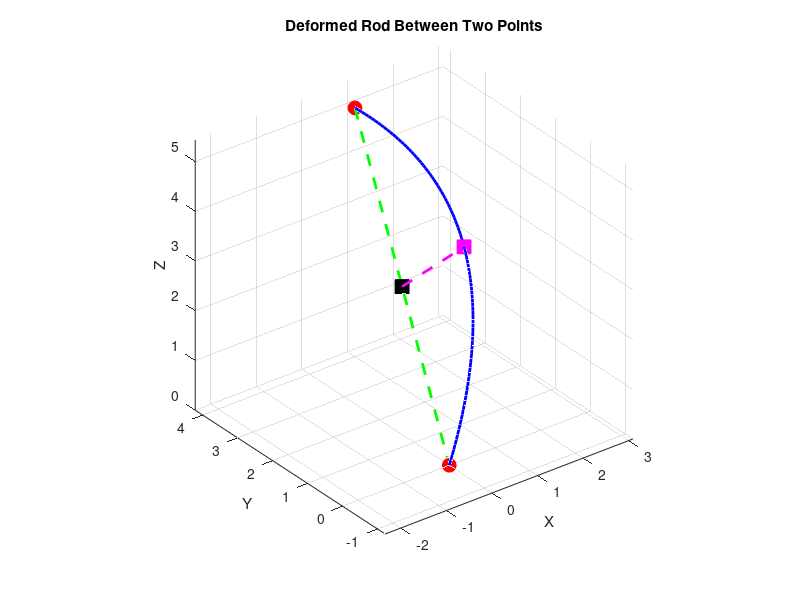

Source code (MATLAB):
clear all;
close all; 
clc;

% Define the points and rod length
point1 = [1, 4, 5];
point2 = [0, 0, 0];
rod_length = 10; % Replace this with the actual length of your rod

% Calculate the distance between the two points
d = norm(point2 - point1);

% Check if the rod can be bent to fit between the two points
if rod_length < d
    error('The rod is too short to fit between the points.');
end

% Initialize the height of the peak deformation (sagitta)
h = (rod_length^2 - d^2) / (2 * rod_length);  % Initial guess

% The vector from point1 to point2
vec = point2 - point1;

% Find a vector that is perpendicular to vec and has a positive z component
perp_vec = cross(cross(vec, [0 0 1]), vec);
perp_vec = perp_vec / norm(perp_vec);  % Normalize the perpendicular vector

% Ensure the deformation is upwards by checking the z-component
if perp_vec(3) < 0
    perp_vec = -perp_vec;
end

% Define tolerance and initialize error
tolerance = 1e-5;
error = inf;

% Iterative approach to adjust 'h'
while error > tolerance
    % Create the parameter t for interpolation
    t = linspace(0, 1, 100);

    % Initialize the arc points
    arc_points = zeros(3, length(t));

    % Calculate the arc points
    for i = 1:length(t)
        % Interpolate linearly between the two points
        arc_points(:, i) = point1' * (1 - t(i)) + point2' * t(i);
        
        % Add the deformation in the direction perpendicular to the straight line
        arc_points(:, i) = arc_points(:, i) + (4 * h * (t(i) - t(i)^2)) * perp_vec';
    end

    % Initialize the length of the deformed rod
    deformed_rod_length = 0;

    % Calculate the length of the deformed rod
    for i = 2:length(t)
        % Calculate the distance between consecutive points
        segment_length = norm(arc_points(:, i) - arc_points(:, i - 1));
        % Add the segment length to the total length
        deformed_rod_length = deformed_rod_length + segment_length;
    end
    
    % Update the error
    error = abs(rod_length - deformed_rod_length);
    
    % Adjust 'h' based on the error
    if deformed_rod_length > rod_length
        h = h * (1 - error / deformed_rod_length);
    else
        h = h * (1 + error / rod_length);
    end
end

% Calculate the midpoint of the line connecting the two points
midpoint = (point1 + point2) / 2;

% Plot the deformed rod
plot3(arc_points(1, :), arc_points(2, :), arc_points(3, :), 'b-', 'LineWidth', 2);
hold on;

% Plot the points (endpoints)
plot3(point1(1), point1(2), point1(3), 'ro', 'MarkerSize', 10, 'MarkerFaceColor', 'r');
plot3(point2(1), point2(2), point2(3), 'ro', 'MarkerSize', 10, 'MarkerFaceColor', 'r');

% Plot the straight line between the two points
plot3([point1(1), point2(1)], [point1(2), point2(2)], [point1(3), point2(3)], 'g--', 'LineWidth', 2);

% Plot the midpoint
plot3(midpoint(1), midpoint(2), midpoint(3), 'ks', 'MarkerSize', 10, 'MarkerFaceColor', 'k');

% Plot the deformed midpoint
deformed_midpoint = midpoint + h * perp_vec;
plot3(deformed_midpoint(1), deformed_midpoint(2), deformed_midpoint(3), 'ms', 'MarkerSize', 10, 'MarkerFaceColor', 'm');

% Plot the perpendicular line
plot3([midpoint(1), deformed_midpoint(1)], [midpoint(2), deformed_midpoint(2)], [midpoint(3), deformed_midpoint(3)], 'm--', 'LineWidth', 2);

hold off;

% Set the plot properties
grid on;
xlabel('X');
ylabel('Y');
zlabel('Z');
title('Deformed Rod Between Two Points');
axis equal;
view(3); % Adjust the view to 3D

% Display the length of the deformed rod
fprintf('Length of the deformed rod: %f\n', deformed_rod_length);


